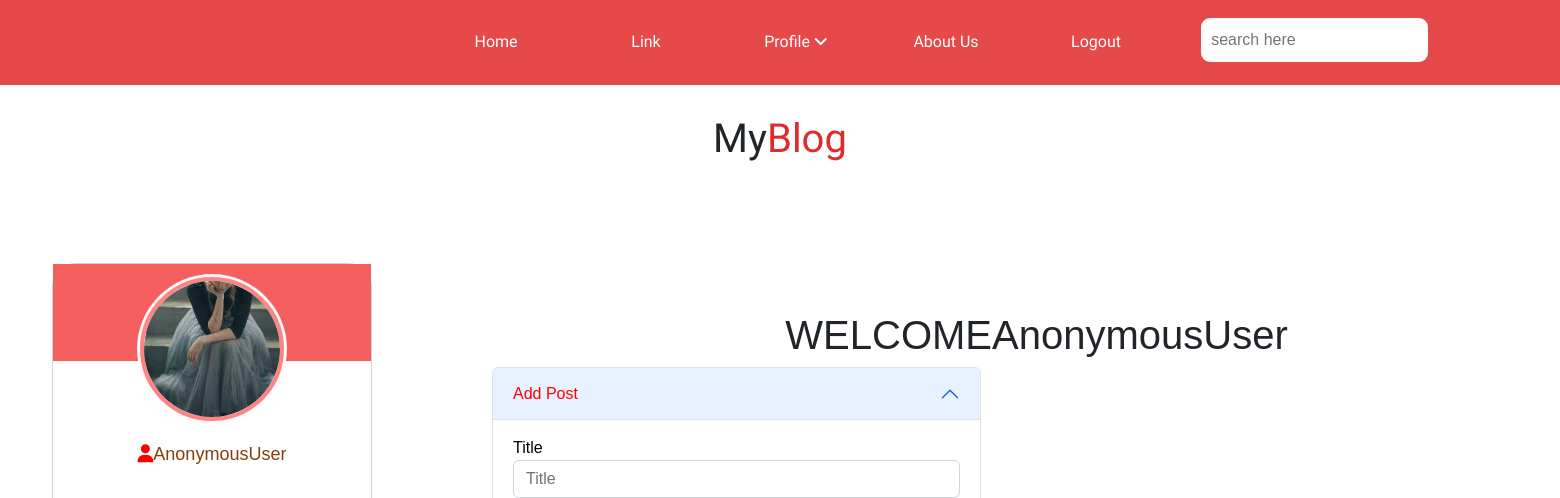
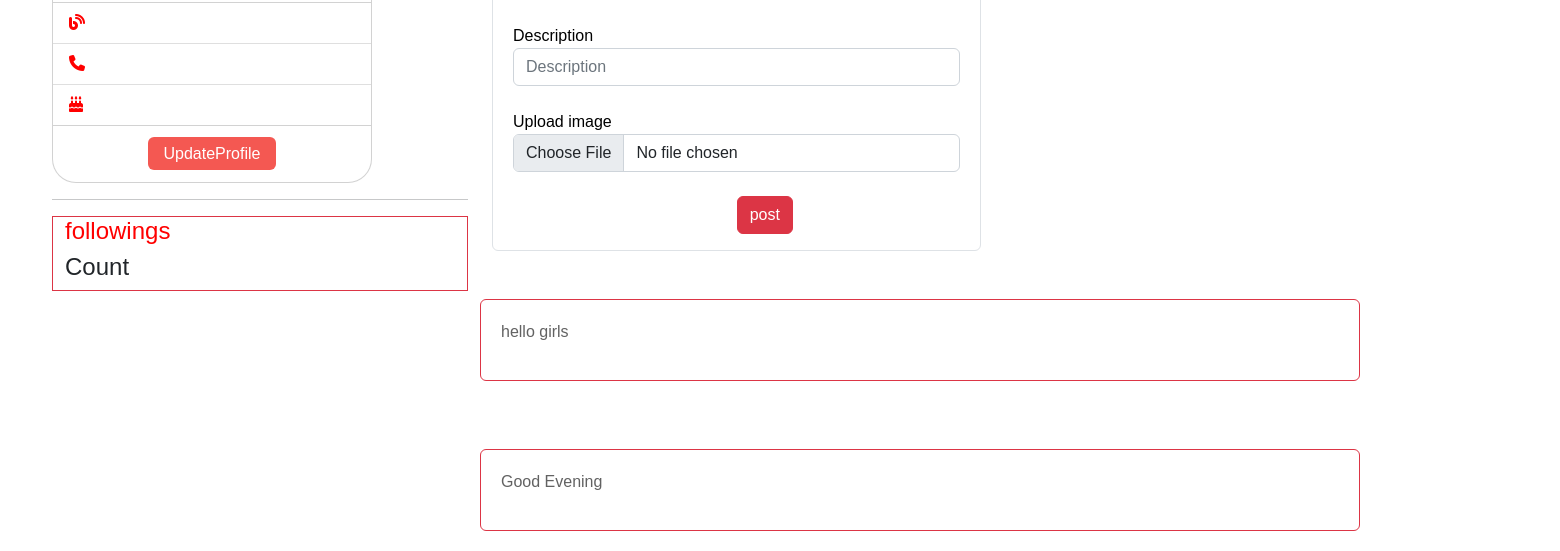
Before: /blog/home with the older database file (2 pictures, top to bottom).
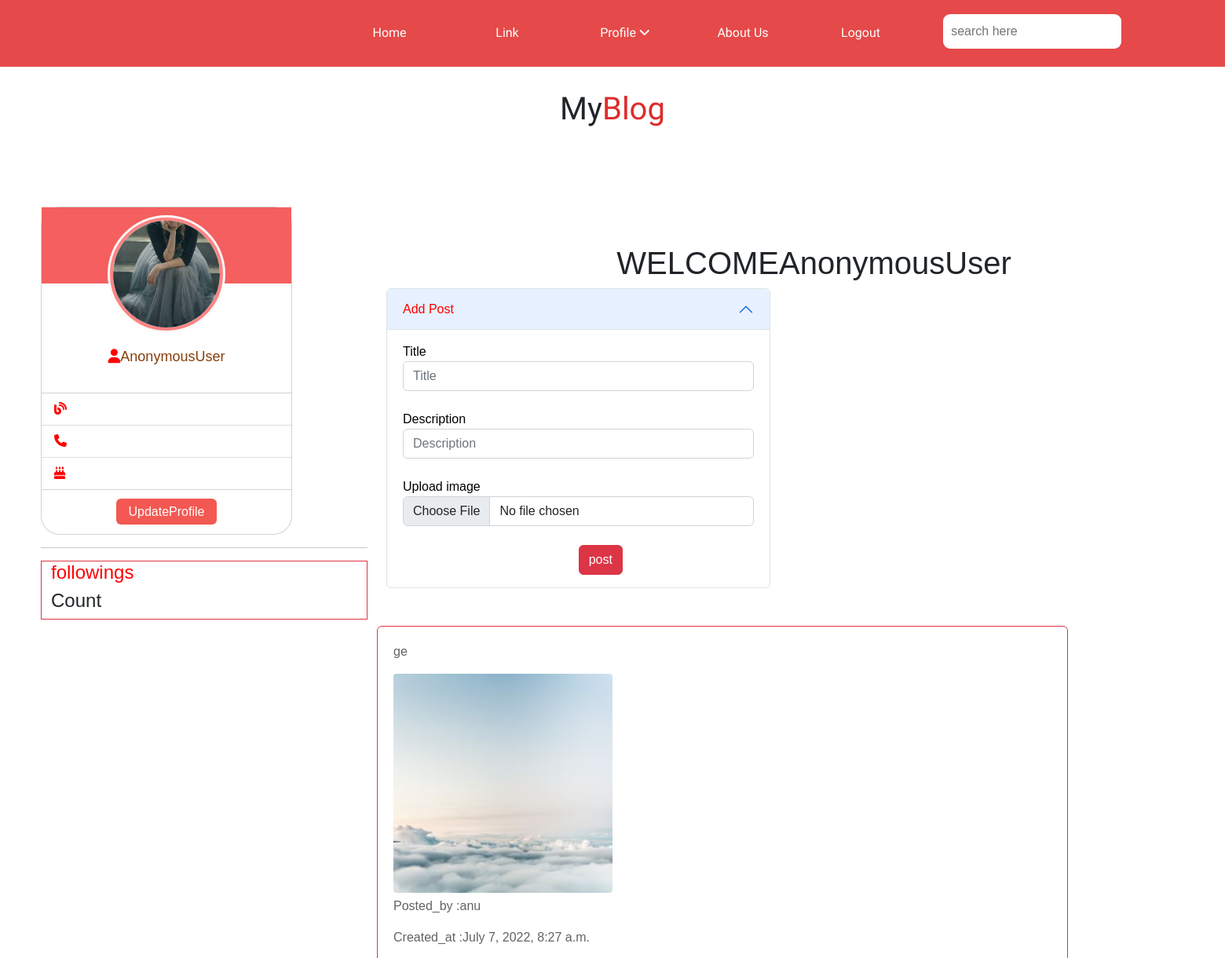
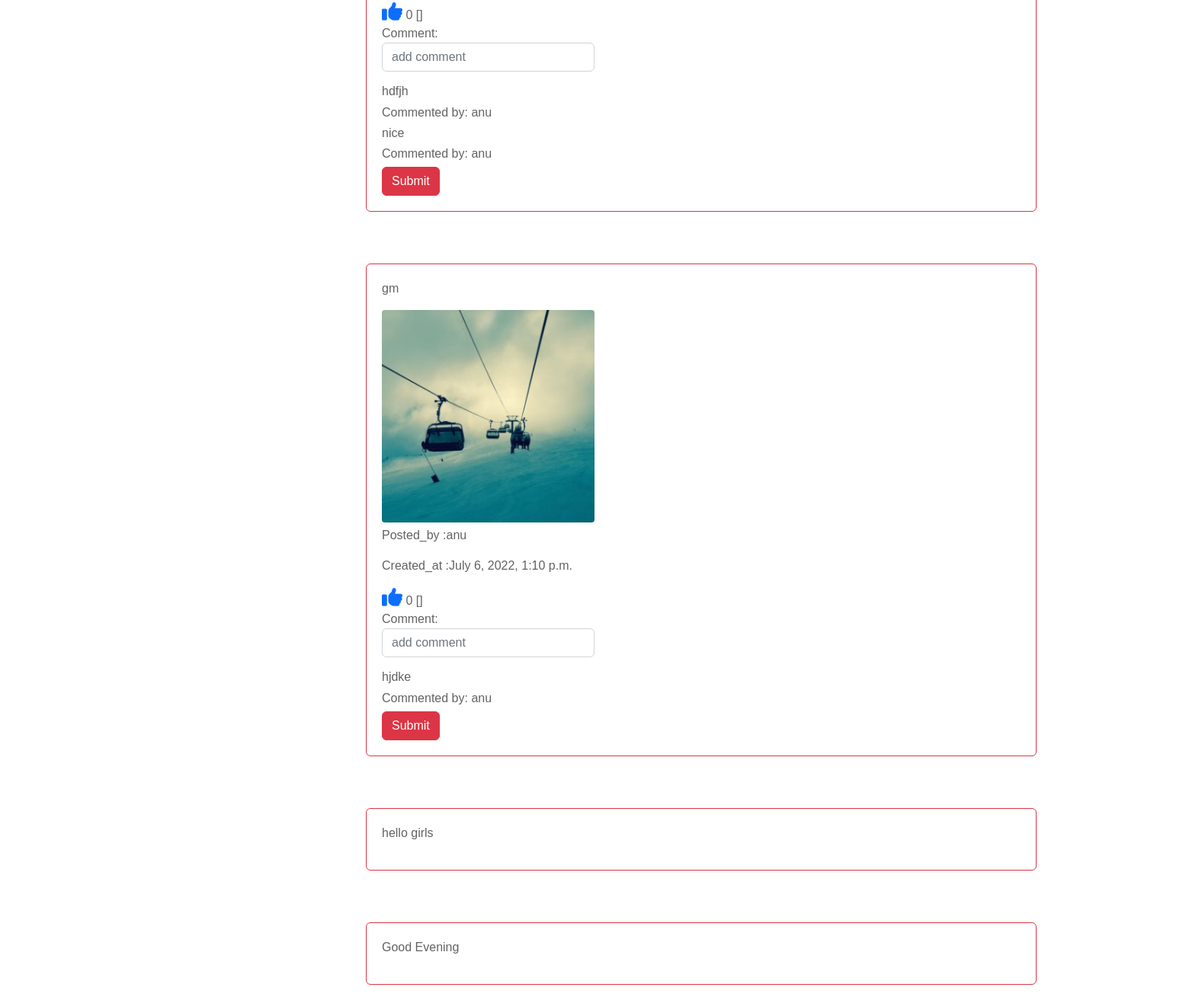
After: the same page with the newer database file (2 pictures, top to bottom).
### blogapp/models.py (models this page shows, shortened)
class Blogs(models.Model):
    title=models.CharField(max_length=150)
    description=models.CharField(max_length=250)
    image=models.ImageField(upload_to="blogimages",null=True)
    author=models.ForeignKey(User,on_delete=models.CASCADE,related_name="author")
    posted_date=models.DateTimeField(auto_now_add=True)
    liked_by=models.ManyToManyField(User)
    @property
    def get_like_count(self):
        like_count=self.liked_by.all().count()
        return like_count
    @property
    def get_liked_users(self):
        liked_users=self.liked_by.all()
        users=[user.username for user in liked_users]
        return users

class Comments(models.Model):
    blog=models.ForeignKey(Blogs,on_delete=models.CASCADE)
    comment=models.CharField(max_length=190)
    user=models.ForeignKey(User,on_delete=models.CASCADE)

### blogapp/views.py (the view, shortened to what this page needs)
# urls.py: path("home",views.IndexView.as_view(),name="home"),
class IndexView(CreateView):
    model = Blogs
    form_class = BlogForm
    success_url = reverse_lazy("home")
    template_name = "home.html"
    def get_context_data(self, **kwargs):
        context = super().get_context_data(**kwargs)
        blg = Blogs.objects.all().order_by("-posted_date")
        context["blogs"] = blg
        comment_form=CommentForm()
        context["comment_form"]=comment_form
        return context

### blogapp/forms.py
class BlogForm(ModelForm):
    class Meta:
        model=Blogs
        fields=["title","description","image"]
        widgets={
            "title":forms.TextInput(attrs={"class":"form-control"}),
            "description":forms.Textarea(attrs={"class":"form-control"}),
            "image":forms.FileInput(attrs={"class":"form-control"})
        }

class CommentForm(ModelForm):
    class Meta:
        model=Comments
        fields=["comment"]
        widgets={
            "comment":forms.TextInput(attrs={"class":"form-control","placeholder":"add comment"})
        }

### blogapp/templates/home.html (shortened to what this page needs)
{%extends 'base.html'%}
{%block body_block%}
  <div class="row">
    <div class="col-4"></div>
    <div class="col-4">
      <h1 class="mt-5"style="text-align:center">WELCOME{{request.user}}</h1>
    </div>
    <div class="col-4"></div>
  </div>
<div class="row">
  <div class="col-7">
    <div class="accordion" id="accordionExample">
  <div class="accordion-item">
    <h2 class="accordion-header" id="headingOne">
      <button class="accordion-button" type="button" data-bs-toggle="collapse" data-bs-target="#collapseOne" aria-expanded="true" aria-controls="collapseOne" style="color:red;background-color:light">
        Add Post
      </button>
    </h2>
    <div id="collapseOne" class="accordion-collapse collapse show" aria-labelledby="headingOne" data-bs-parent="#accordionExample">
      <div class="accordion-body">
         <form action="" method="post" enctype="multipart/form-data">
           <label>Title</label>
           <input type="text" class="form-control" name="title" id="id_title" placeholder="Title"><br>
           <label>Description</label>
            <input type="text" class="form-control" name="description" id="id_description"
                           placeholder="Description"><br>
           <label>Upload image</label>
           <input type="file" class="form-control" name="image" id="id_image" placeholder="Upload Image"><br>
      <input type="submit" value="post" class="btn btn-danger" style="margin-left:50%">
    </form>
      </div>
    </div>
  </div>
  </div>
</div>
{%for blog in blogs%}
<div class="container border border-danger mt-5" style="border-radius: 6px;padding: 20px;color: #626262;margin: 20px 0; width:100%;align-items:center;">
  <div class="col-4">
    <p>{{blog.title}}</p>
    {%if blog.image%}
      <img src="{{blog.image.url}}" class="img-fluid" alt="..." style="width: 100%;border-radius: 4px;margin-bottom: 5px;">
    <p>Posted_by :{{blog.author}}</p>
    <p>Created_at :{{blog.posted_date}}</p>
    <a href="{%url 'add-like' blog.id%}"><i class="fa-solid fa-thumbs-up" style="font-size:169%"></i></a>
        {{blog.get_like_count}}
        {{blog.get_liked_users}}
    <form action="{%url 'add-comment' blog.id%}" method="post">
      {{comment_form.as_p}}
      {%for comment in blog.comments_set.all%}
      <div>
       <h6> {{comment.comment}}</h6>
       <h6>Commented by: {{comment.user}}</h6>
      </div>
      {%endfor%}
      <input type="submit" class="btn btn-danger">
    </form>
    {%endif%}
  </div>
</div>
{%endfor%}
{%endblock%}

### blogapp/templates/base.html (shortened to what this page needs)
<!DOCTYPE html>
{%load static%}
<html lang="en">
<head>
    <link href="https://cdn.jsdelivr.net/npm/bootstrap@5.2.0-beta1/dist/css/bootstrap.min.css" rel="stylesheet"
>
</head>
<body>
<div class="menu-bar sticky-top">
    <ul>
        <li class="active"><a href="{%url 'home'%}">Home </a></li>
        <li><a href="#">Link </a></li>
        <li><a href="#">Profile </a><i class="fa fa-angle-down"></i>
        </li>
        <li><a href="#">About Us </a></li>
        <li><a href="{%url 'signout'%}">Logout</a></li>
        <form action="" method="get">
            <input type="search" placeholder="search here" required="required">
        </form>
    </ul>
</div>
<h1 class="mbl">My<span>Blog</span></h1>
<div class="container" style="margin-top: 100px; margin-left: 40px; position:sticky">
    <div class="row">
        <div class="col-4">
            <div class="card" >
                <div class="image-content">
                    <div class="card-image">
                        {%if request.user.users.profile_picture%}
                        <img src="{{request.user.users.profile_picture.url}}" alt="" class="card-img">
                        {%else%}
                        <img src="{%static 'images/propic.jpg'%}" alt="" class="card-img">
                        {%endif%}
                    </div>
                </div>
                <div class="card-content">
                    <h2 class="name"><i class="fa fa-user" style="color:red"></i>{{request.user}}</h2>
                </div>
                <ul class="list-group list-group-flush">
                    <li class="list-group-item"><i class="fa-solid fa-blog" style="color:red"></i>{{request.user.users.bio}}</li>
                    <li class="list-group-item"><i class="fa fa-phone" style="color:red"></i>{{request.user.users.phone}}</li>
                    <li class="list-group-item"><i class="fa-solid fa-cake-candles" style="color:red"></i>{{request.user.users.date_of_birth}}</li>
                </ul>
                <div class="card-body">
                    <a href="{%url 'profile-update' request.user.users.id%}" class="button">UpdateProfile</a>
                </div>
            </div>
            <hr>
            <div class="container border border-danger">
                <h4 style="color:red">followings</h4>
                <h4>Count</h4>
        </div>
        </div>
        <div class="col-8">
            <body>
            {%block body_block%}
            {%endblock%}
        </div>
</body>
</div>
</div>
</div>
</body>
</html>

### blogapp/templates/base.html (style rules this page uses)
* { padding: 0; margin: 0; box-sizing: border-box; }
body { background-size: cover; background-position: center; font-family: sans-serif; }
.menu-bar { background: rgb(229, 73, 73); text-align: center; height: 85px; }
.menu-bar ul { display:inline-flex; list-style: none; color: white; }
.menu-bar ul li { width: 120px; margin: 15px; padding: 15px; }
.menu-bar ul li a { text-decoration: none; color: white; font-family: 'Tapestry', cursive; }
.active, .menu-bar ul li:hover { color:rgb(243, 233, 232) }
input[type="search"] { border: none; position:absolute; left: 77%; top: 21%; border-radius: 9px; padding: 10px; outline: none; }
.card { border-radius: 24px; background-color: #FFF; width: 320px; }
.card-image { position: relative; height: 150px; width: 150px; border-radius: 50%; background: rgb(251, 249, 249); padding: 3px; }
.card-image .card-img { height: 100%; width: 100%; object-fit: cover; border-radius: 50%; border: 4px solid rgb(255, 131, 131); }
.image-content, .card-content { display: flex; flex-direction: column; align-items: center; padding: 10px 14px; }
.image-content { row-gap: 5px; position: relative; }
.name { font-size: 18px; font-weight: 500px; color: #863e0a; }
.button { border: none; font-size: 16px; color: #fff; padding: 8px 16px; background-color: rgb(244, 88, 82); border-radius: 6px; margin: 14px; cursor: pointer; transition: all 0.3s ease; text-decoration:none; }
.card-body { text-align: center; }
.mbl { text-align: center; margin-top: 30px; font-family: 'Ultra', serif; }
span { color: #df2b2b; }

Changed rows visible on the page:
added Blogs: title "ge", image (picture), author "anu", posted_date "July 7, 2022, 8:27 a.m.", get_like_count "0", get_liked_users "[]"
added Comments: comment "hdfjh", user "anu", shown under "ge"
added Comments: comment "nice", user "anu", shown under "ge"
added Blogs: title "gm", image (picture), author "anu", posted_date "July 6, 2022, 1:10 p.m.", get_like_count "0", get_liked_users "[]"
added Comments: comment "hjdke", user "anu", shown under "gm"
